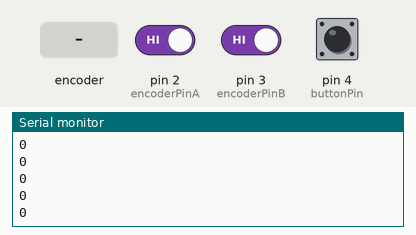
Recording of a sketch running on a simulated Arduino Uno, built with avr-gcc and run on an emulated ATmega328P. Shown: the last lines printed to the serial monitor. Inputs (shaded band) come from the test bench; at power-on: pin 4 (buttonPin) HIGH, pin 2 (encoderPinA) HIGH, pin 3 (encoderPinB) HIGH.

Above: at 1.2 s.
1.3 s: pin 4 (buttonPin) pulled LOW for 0.15 s
At 1.32 s:
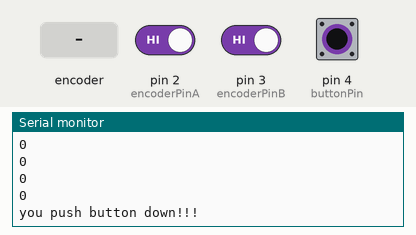
2.9 s: rotary encoder on pin 2 (encoderPinA) / pin 3 (encoderPinB) turned 3 steps (first pin leading)
At 3.19 s:
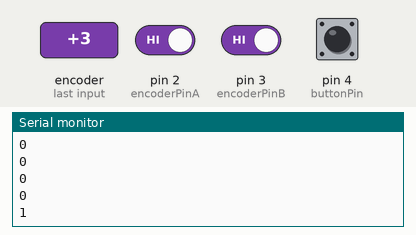
5.0 s: rotary encoder on pin 2 (encoderPinA) / pin 3 (encoderPinB) turned 1 step (first pin leading)
At 5.04 s:
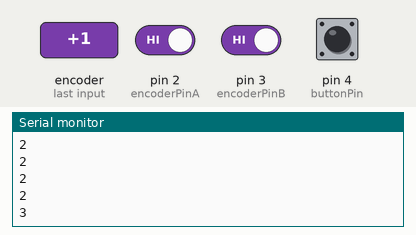
Timing chart, 0 to 8.0 s (numbered marks = the images above; inputs shaded):
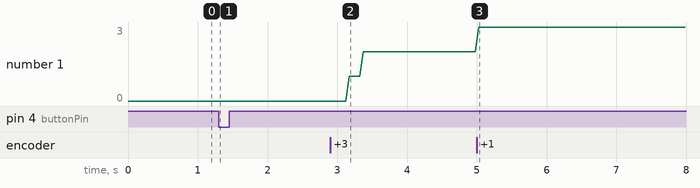

The sketch:

EncoderTest.ino.ino
```cpp
int encoderPinA = 2;
int encoderPinB = 3;
int buttonPin = 4;

volatile int lastEncoded = 0;
volatile long encoderValue = 0;

long lastencoderValue = 0;

int lastMSB = 0;
int lastLSB = 0;

long readEncoderValue(void){
    return encoderValue/4;
}

boolean isButtonPushDown(void){
  if(!digitalRead(buttonPin)){
    delay(5);
    if(!digitalRead(buttonPin))
      return true;
  }
  return false;
}

void setup() {
  Serial.begin (9600);

  pinMode(encoderPinA, INPUT);
  pinMode(encoderPinB, INPUT);
  pinMode(buttonPin, INPUT);

  digitalWrite(encoderPinA, HIGH); //turn pullup resistor on
  digitalWrite(encoderPinB, HIGH); //turn pullup resistor on

  //call updateEncoder() when any high/low changed seen
  //on interrupt 0 (pin 2), or interrupt 1 (pin 3)
  attachInterrupt(0, updateEncoder, CHANGE);
  attachInterrupt(1, updateEncoder, CHANGE);

}

void loop(){
  //Do stuff here

  if(isButtonPushDown()){
    Serial.println("you push button down!!!");
  }
  Serial.println(readEncoderValue());
  delay(50); //just here to slow down the output, and show it will work  even during a delay
}


void updateEncoder(){
  int MSB = digitalRead(encoderPinA); //MSB = most significant bit
  int LSB = digitalRead(encoderPinB); //LSB = least significant bit

  int encoded = (MSB << 1) |LSB; //converting the 2 pin value to single number
  int sum  = (lastEncoded << 2) | encoded; //adding it to the previous encoded value

  if(sum == 0b1101 || sum == 0b0100 || sum == 0b0010 || sum == 0b1011) encoderValue ++;
  if(sum == 0b1110 || sum == 0b0111 || sum == 0b0001 || sum == 0b1000) encoderValue --;

  lastEncoded = encoded; //store this value for next time
}
```

Measured:
- after the input at 1.3 s, the serial monitor: prints a new line at once (image 1)
- after the input at 2.9 s, the serial monitor: prints a new line after 0.27 s (image 2)
- after the input at 5.0 s, the serial monitor: prints a new line at once (image 3)
- plotted number 1: 0 → 2 after the input at 2.9 s, 2 → 3 after the input at 5.0 s
